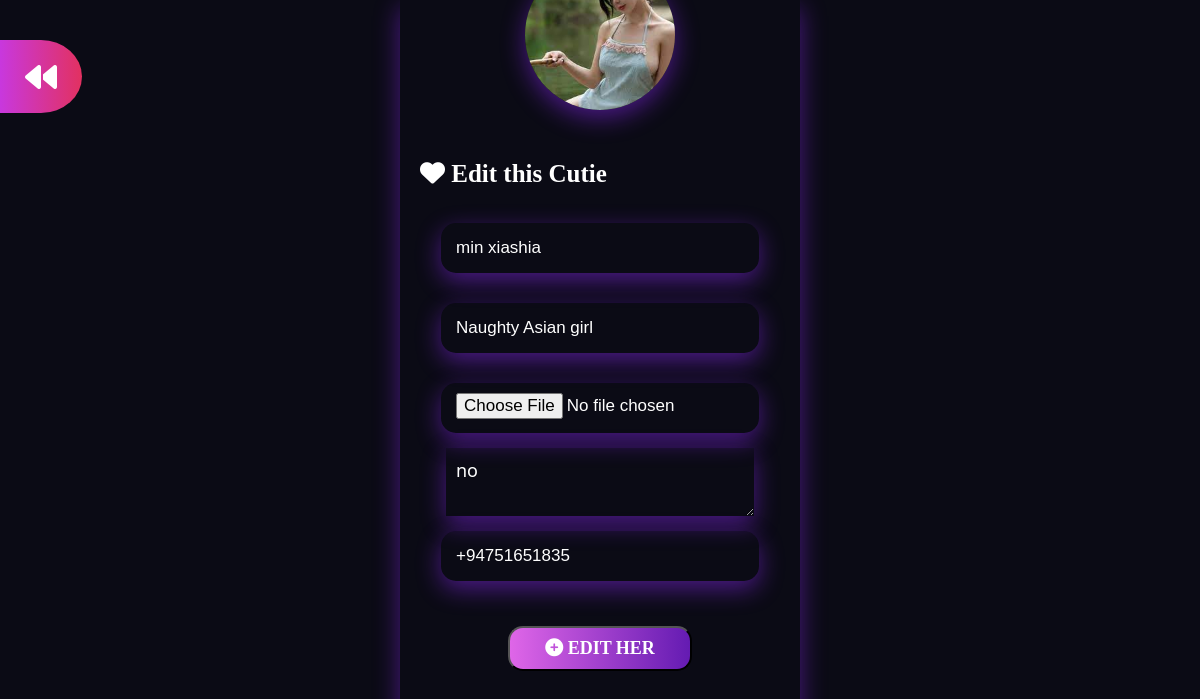
Screenshot of /edit/9/ (signed in) with the database file from the repository.
### advertiser/models.py (models this page shows, shortened)
class Girl(models.Model):
    user = models.ForeignKey(User, on_delete=models.CASCADE, null=True)
    username = models.CharField(max_length=20, unique=True)
    photo = models.ImageField(upload_to='girls/', null=True)
    title = models.CharField(max_length=100)
    description = models.TextField(max_length=700, null=True)
    phone = models.CharField(max_length=15)
    date = models.DateField(auto_now_add=True)

### advertiser/views.py (the view)
# urls.py: path('edit/<int:pk>/',views.editView, name='edit'),
@login_required(login_url='login')
def editView(request, pk):
    girl = get_object_or_404(Girl, pk=pk)
    if girl.user == request.user:
        if request.method == 'POST':
            form = GirlCreateForm(request.POST, request.FILES, instance=girl)
            if form.is_valid():
                form.save()
                return redirect('view', pk=pk)
        else:
            form = GirlCreateForm(instance=girl)
    else:
        raise Http404
    context = {
        'form': form,
    }
    return render(request, 'edit.html', context)

### advertiser/forms.py
class GirlCreateForm(forms.ModelForm):
    class Meta:
        model = Girl
        fields = '__all__'
        exclude = ['user']

### templates/edit.html (shortened to what this page needs)
<!DOCTYPE html>
<html lang="en">
<head>
    {% load static %}
    <link rel="stylesheet" href="{% static 'css/style.css' %}">
    <link rel="stylesheet" href="https://cdnjs.cloudflare.com/ajax/libs/font-awesome/6.4.2/css/all.min.css"
 />
</head>
<body>
    <h1 class="goback"><a href="{% url 'index' %}"><i class="fa fa-backward" aria-hidden="true"></i></a></h1>
    <div class="container log">
    <div class="logbox">
        <img src="{{form.photo.value.url}}" class="smallimg">
        <h1><i class="fa fa-heart" aria-hidden="true"> </i> Edit this Cutie</h1>
        <form method="post" enctype="multipart/form-data">
            <input type="text" name="{{form.username.name}}" placeholder="username" value="{{form.username.value}}">
            <input type="text" name="{{form.title.name}}" placeholder="Enter a title" value="{{form.title.value}}">
            <input type="file" name="{{form.photo.name}}" value="{{form.photo.value}}">
            <textarea name="{{form.description.name}}" placeholder="Enter a description">{{form.description.value}}</textarea>
            <input type="text" name="{{form.phone.name}}" placeholder="phone number" value="{{form.phone.value}}">
            <button type="submit" class="btn green"><i class="fa fa-plus-circle" aria-hidden="true"></i> EDIT HER</button>
        </form>
    </div>
    </div>
</body>
</html>

### static/css/style.css (style rules this page uses)
* { margin: 0; padding: 0; font-family:system-ui, -apple-system, BlinkMacSystemFont, 'Segoe UI', Roboto, Oxygen, Ubuntu, Cantarell, 'Open Sans', 'Helvetica Neue', sans-serif; }
body { background-color: rgb(11, 11, 21); }
.container { min-height: 70vh; height: auto; width: 100%; display: flex; align-items: center; justify-content: space-around; flex-wrap: wrap; }
.logbox { box-shadow: rgba(141, 41, 248, 0.491) 0px 8px 24px; width: 30%; min-height: 60vh; padding: 20px; display: flex; color: #fff; flex-direction: column; align-items: center; font-family: cursive; }
.logbox img { width: 200px; height: 200px; box-shadow: rgba(141, 41, 248, 0.491) 0px 8px 24px; border-radius: 50%; margin: 30px; margin-top: -60px; }
.log { min-height: 90vh; }
.logbox form { display: flex; width: 100%; flex-direction: column; align-items: center; }
.logbox h1 { margin: 20px; font-family: cursive; }
.logbox form input { width: 80%; height: 30px; border: none; border-color: transparent; padding: 10px 15px; margin: 15px; background-color: transparent; font-family: sans-serif; font-size: 17px; border-radius: 15px; color: #fff; box-shadow: rgba(141, 41, 248, 0.491) 0px 8px 24px; }
.logbox form button { padding: 10px 35px; background: linear-gradient(to right, rgb(223, 102, 232), rgb(100, 27, 178)); color: #fff; font-family: cursive; font-weight: bold; transition: 0.2s; border-radius: 15px; margin: 30px; font-size: 18px; }
.logbox .smallimg { width: 150px; height: 150px; }
.logbox textarea { width: 80%; padding: 10px; background-color: transparent; box-shadow: rgba(141, 41, 248, 0.491) 0px 8px 24px; font-size: 18px; color: #fff; outline: none; border: none; }
.green { background: linear-gradient(to left, rgb(226, 49, 96), rgb(200, 56, 222)); }
.goback { padding: 15px 25px; background: linear-gradient(to left, rgb(226, 49, 96), rgb(200, 56, 222)); color: #fff; position: fixed; top: 5%; border-radius: 50%; border-top-left-radius: 0; border-bottom-left-radius:0 ; }
.goback a { text-decoration: none; color: #fff; }
@media (max-height:800px) { .logbox img { width: 150px; height: 150px; } }
@media (max-height:800px) { .logbox h1 { font-size: 25px; width: 100%; } }

### rows the page displays
Girl: username "min xiashia", title "Naughty Asian girl", description "no", phone "+94751651835"
